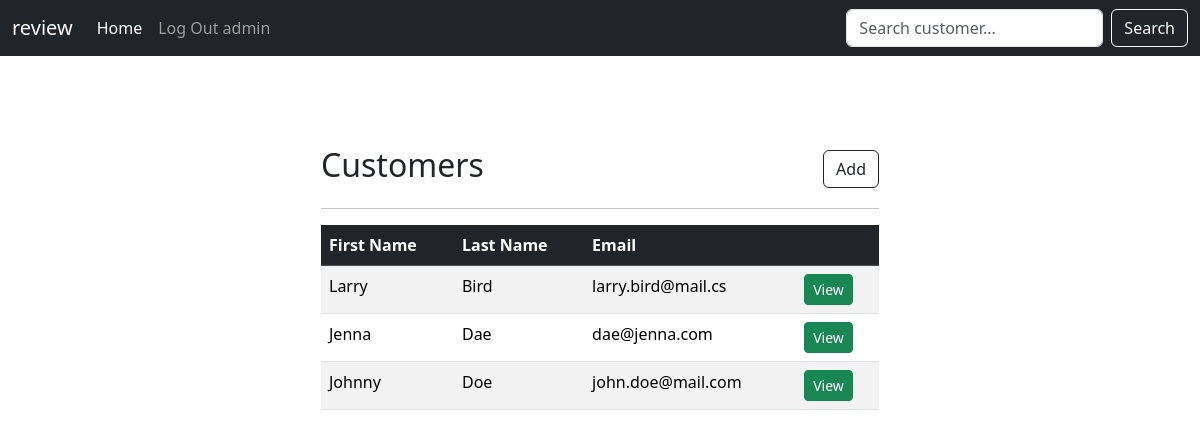
The app's page / (signed in) with its own data.
### my_app/models.py (models this page shows, shortened)
class Customer(models.Model):
    first_name = models.CharField(max_length=100)
    last_name = models.CharField(max_length=100)
    email = models.EmailField()
    address = models.TextField()
    city = models.CharField(max_length=100)
    zipcode = models.CharField(max_length=10)

### my_app/views.py (the view, shortened to what this page needs)
# urls.py: path('', views.home, name='home'),
def home(request):
    customers = Customer.objects.all().order_by('last_name')
    context = {'customers': customers}
    return render(request, 'my_app/home.html', context)

### my_app/templates/my_app/home.html (shortened to what this page needs)
{% extends 'my_app/base.html' %} {% block content %}
<div class="col-md-6 m-auto">
  {% if user.is_authenticated %}
  <div class="d-flex justify-content-between align-items-center">
    <h2>Customers</h2>
    <a href="{% url 'my_app:add_customer' %}" class="btn  btn-outline-dark">Add</a></div>
    <hr />
    {% if customers %}
    <table class="table table-striped table-hover">
      <thead class="table-dark">
        <tr>
          <th scope="col">First Name</th>
          <th scope="col">Last Name</th>
          <th scope="col">Email</th>
          <th scope=""></th>
        </tr>
      </thead>
      <tbody>
        {% for customer in customers %}
        <tr>
          <td>{{ customer.first_name }}</td>
          <td>{{ customer.last_name }}</td>
          <td>{{ customer.email }}</td>
          <td>
            <a
              href="{% url 'my_app:customer_detail' customer.id %}"
              class="btn btn-success btn-sm"
            >
              View
            </a>
          </td>
        </tr>
        {% endfor %}
      </tbody>
    </table>
    {% else %}
    <p>No customers found in database</p>
    {% endif %} {% endif %} {% endblock %}

### my_app/templates/my_app/navbar.html (shortened to what this page needs)
<nav class="navbar navbar-expand-lg bg-dark navbar-dark">
  <div class="container-fluid">
    <a class="navbar-brand" href="{% url 'my_app:home' %}">review</a>
    <div class="collapse navbar-collapse" id="navbarSupportedContent">
      <ul class="navbar-nav me-auto mb-2 mb-lg-0">
        <li class="nav-item">
          <a class="nav-link active" aria-current="page" href="{% url 'my_app:home' %}"">Home</a>
        </li>
        {% if user.is_authenticated %}
        <li class="nav-item">
          <a class="nav-link" href="{% url 'my_app:logout' %}">Log Out {{user.username}}</a>
        </li>
        {% endif %}
      </ul>
      {% if user.is_authenticated %}
      <div class="position-relative">
      <form class="d-flex" method="POST" action="{% url 'my_app:search_customer' %}" id="search-customer-form">
        <input class="form-control me-2" type="search" placeholder="Search customer..." id="search-customer-input" aria-label="Search" name="search_customer">
        <button class="btn btn-outline-light" type="submit">Search</button>
      </form>
      </div>
      {% endif %}
    </div>
  </div>
</nav>

### records on screen
Customer: first_name "Larry", last_name "Bird", email "larry.bird@mail.cs"
Customer: first_name "Jenna", last_name "Dae", email "dae@jenna.com"
Customer: first_name "Johnny", last_name "Doe", email "john.doe@mail.com"

### other values on screen
{{ user.username }} "admin"
